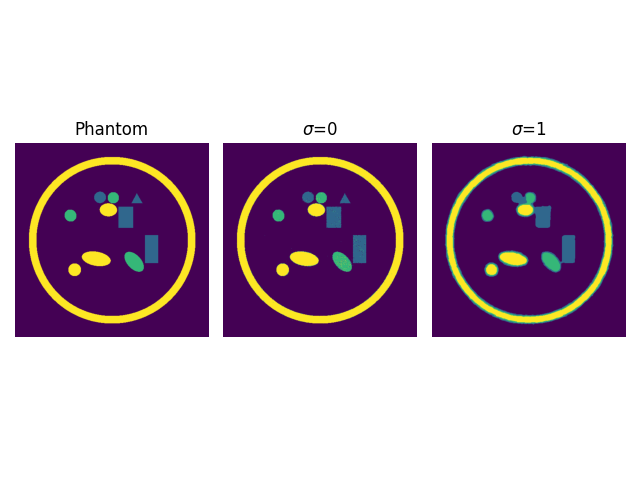

Python code for this plot:
from src.DART.DART import DART, ParseArgs
import os
import numpy as np
import matplotlib.pyplot as plt
args = ParseArgs()
phantom_path = os.path.join(f"TestPhantoms", f"phantom_{4}", f"{0}.npy")
phantom = np.load(phantom_path)

reconstruction, results = DART(phantom=phantom,
                                graylevels=np.unique(phantom),
                                p=args.p,
                                dart_iters=args.dart_iters,

                                arm_iters=args.arm_iters,
                                init_arm_iters=args.init_arm_iters,

                                angles=np.linspace(args.lower_angle, args.upper_angle, args.n_angles, endpoint=True),
                                detector_spacing=1,
                                n_detectors=512,
                                angle_ordering=args.angle_ordering,
                                
                                relaxation=args.relaxation,
                                vol_data=0,
                                use_gpu=args.gpu,
                                
                                SNR=args.snr,
                                
                                smoothing=None,
                                verbal=args.verbal)

smooth_reconstruction, results = DART(phantom=phantom,
                                graylevels=np.unique(phantom),
                                p=args.p,
                                dart_iters=args.dart_iters,

                                arm_iters=args.arm_iters,
                                init_arm_iters=args.init_arm_iters,

                                angles=np.linspace(args.lower_angle, args.upper_angle, args.n_angles, endpoint=True),
                                detector_spacing=1,
                                n_detectors=512,
                                angle_ordering=args.angle_ordering,
                                
                                relaxation=args.relaxation,
                                vol_data=0,
                                use_gpu=args.gpu,
                                
                                SNR=args.snr,
                                
                                smoothing=1,
                                verbal=args.verbal)




fig, ax = plt.subplots(1, 3)
ax[0].axis("off")
ax[1].axis("off")
ax[2].axis("off")

ax[0].imshow(phantom, cmap='viridis')
ax[0].set_title("Phantom")
ax[1].imshow(reconstruction, cmap='viridis')
ax[1].set_title(r"$\sigma$=0")
ax[2].imshow(smooth_reconstruction, cmap='viridis')
ax[2].set_title(r"$\sigma$=1")
plt.tight_layout()
plt.savefig("CompareSmoothing")
# plt.show()
